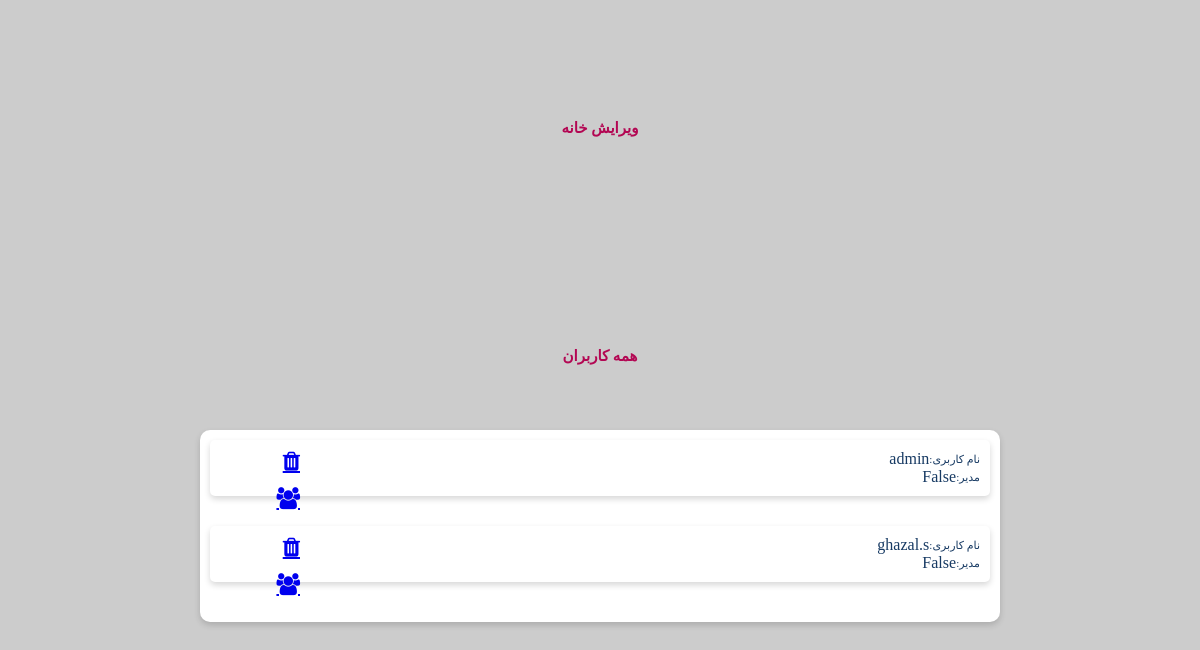
The page /homes/allUsers (lower part) on the database as committed earlier.
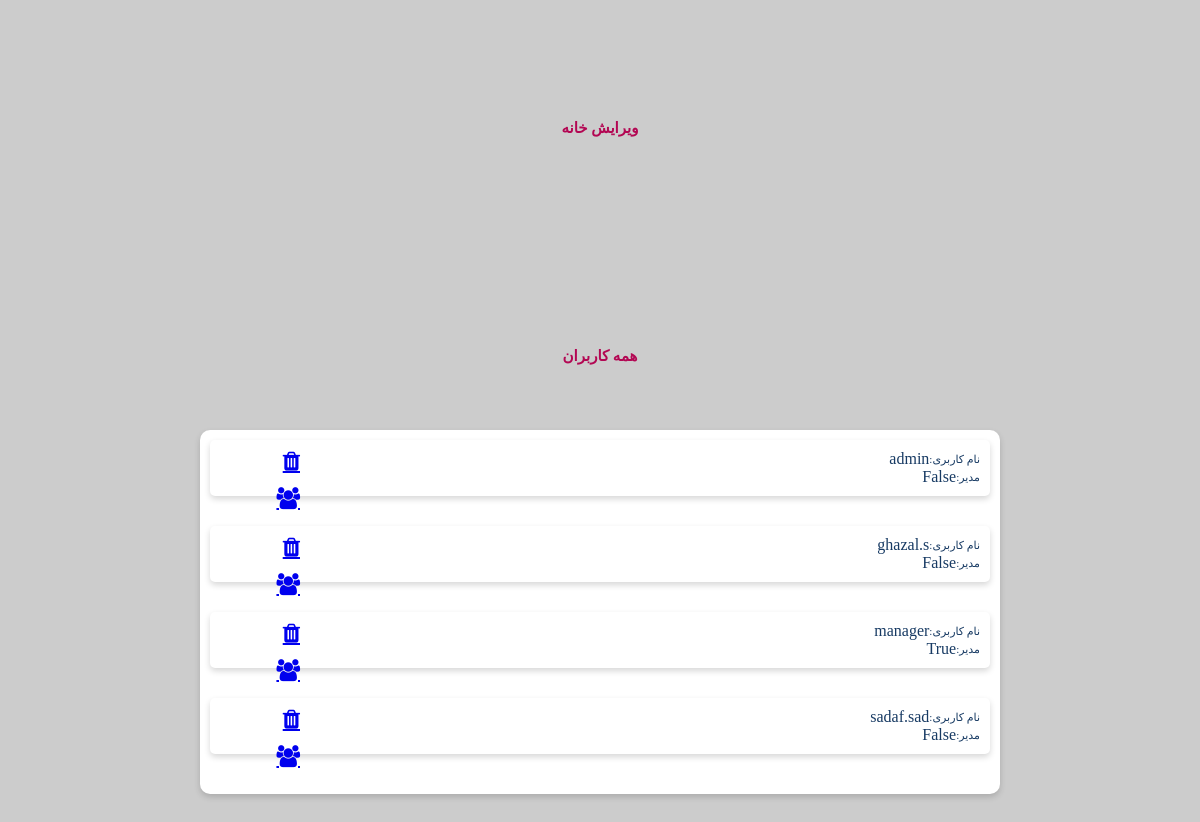
The same page on the database as committed later.
### homes/models.py (models this page shows)
class kilidUser(models.Model):
    REQUIRED_FIELDS = ('user',)
    user = models.OneToOneField(User, on_delete=models.CASCADE, null=True)
    phoneNum = models.CharField(max_length=50)
    isManager = models.BooleanField(default=False)

### homes/views.py (the view)
# urls.py: path('allUsers', views.showAllUsers),
def showAllUsers(request):
   myusers = kilidUser.objects.all()
   usernameHome = None
   if request.user.is_authenticated:
       usernameHome = request.user.username
   gotodiv = 'sec4HeadHome'
   return render(request, 'manager.html', {'myUsers': myusers, 'username': usernameHome, 'jump': gotodiv})

### homes/templates/manager.html (shortened to what this page needs)
{% load static %}
<!DOCTYPE html PUBLIC "-//W3C//DTD XHTML 1.0 Strict//EN" "http://www.w3.org/TR/xhtml1/DTD/xhtml1-strict.dtd">
<html xmlns="http://www.w3.org/1999/xhtml">
        <head>
                <link rel="stylesheet"
          href="https://cdnjs.cloudflare.com/ajax/libs/font-awesome/4.7.0/css/font-awesome.min.css"/>
                <link rel="stylesheet" href={% static "CSS/managerUserStyle.css" %} />
        </head>
        <body>
            <div id="background">
            <div id="sec4HeadHome" style="margin-top: 100px">ویرایش خانه </div>
                    <div id="sec4HeadUser" style="margin-top: 100px">همه کاربران </div>
                            <div class="infoPage" style="margin-top: 45px;margin-bottom: 45px">
                                <div id="sec4Grid" style="    display: flex;flex-direction: column;">
                    {% for myuser in myUsers %}
                     <div class="sec4UserCards">
                            <div class="sec4User">
                                <div class="userText4">
                                    <div class="details42">
                                        <div class="details42smalluser">نام کاربری:</div>
                                        <div class="usernameChoice">{{ myuser.user.username }}</div>
                                    </div>
                                    <div class="details42">
                                        <div class="details42smalluser">مدیر:</div>
                                        <div>{{myuser.isManager}} </div>
                                    </div>
                                </div>
                                <div class="useractions">
                                    <a class="fa fa-trash singleAction" href="{% url 'deleteUser' select=myuser.user.username %}" aria-hidden="true" style="font-size: 22px; "></a>
                                    <a class="fa fa-users singleAction" href="{% url 'addManager' select=myuser.user.username %}" aria-hidden="true" style="font-size: 22px; "></a>
                                </div>
                        </div>
                    </div>
                    {% endfor %}
                </div>
                </div>
            </div>
        </body>
</html>

Rows that differ between the two databases and show on the page:
added kilidUser: user.username "manager", isManager "True"
added kilidUser: user.username "sadaf.sad", isManager "False"
